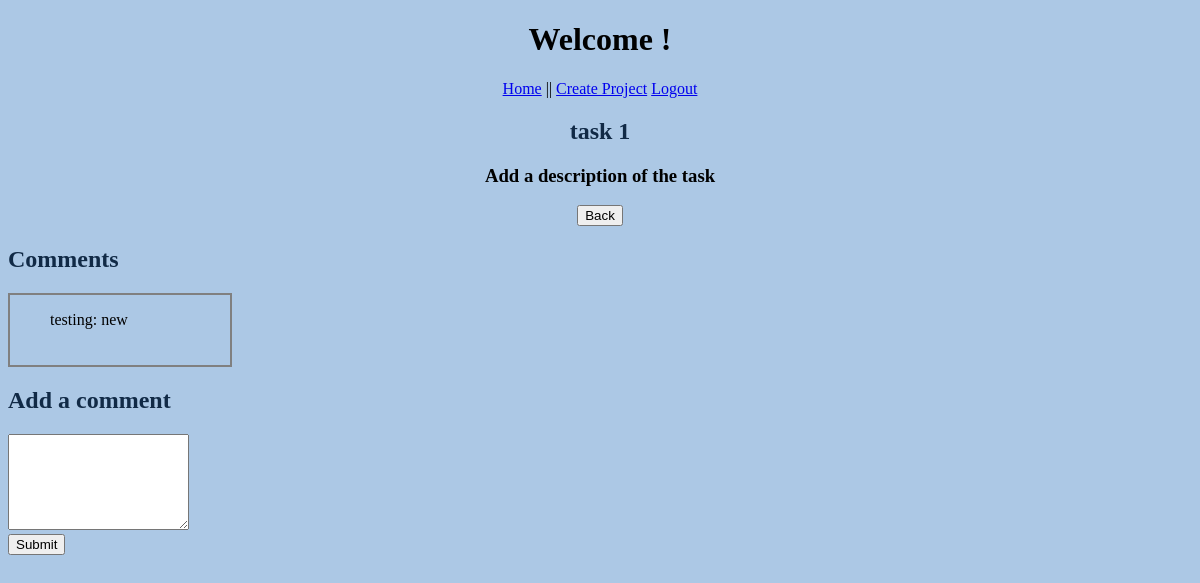
Screenshot of /view_project/1/view_task/1 (signed in) with the database file from the repository.
### models.py (models this page shows, shortened)
class Task(db.Model):
    id = db.Column('id', db.Integer, primary_key = True)
    project_id = db.Column(db.Integer, db.ForeignKey('project.id'), nullable=False)
    title = db.Column('title', db.String(200))
    description = db.Column('description', db.String(1000))

class Comment(db.Model):
    id = db.Column('id', db.Integer, primary_key = True)
    task_id = db.Column(db.Integer, db.ForeignKey('task.id'), nullable=False)
    name = db.Column('name', db.String(100))
    comment = db.Column('comment', db.String(300))

### app.py (the view)
@app.route('/view_project/<project_id>/view_task/<t_id>', methods=['GET','POST'])
def view_task(project_id, t_id):
    if session.get('user'):
        my_project = find_project_by_id(project_id)
        my_task = find_task_by_id(project_id, t_id)
        comments = find_comments_by_task(t_id)
        return render_template('view_task.html', project=my_project, user=session['user'], task=my_task, task_comments=comments)
    return redirect(url_for('login'))

### models.py (called while the page is built)
def find_project_by_id(p_id):
    return db.session.query(Project).filter_by(id = p_id).one()

def find_task_by_id(p_id, t_id):
    return db.session.query(Task).filter_by(project_id = p_id, id = t_id).one()

def find_comments_by_task(t_id):
    return db.session.query(Comment).filter_by(task_id = t_id).all()

### templates/view_task.html (shortened to what this page needs)
<!DOCTYPE html>
<html lang="en">
    <head>
        <link rel="stylesheet" href="{{ url_for('static', filename='main.css')}}">
    </head>
    <body>
        <h1>Welcome {{user.username}}!</h1>
        <nav>
            <a href="{{ url_for('index') }}">Home</a> ||
            <a href="{{ url_for('new_project') }}">Create Project</a>
            <a href="{{ url_for('logout') }}">Logout</a>
        </nav>
        <div class="projectView">
            <h2>{{task.title}}</h2>
            <h3>{{task.description}}</h3>
            <form action="{{ url_for('get_project', project_id=project.id)}}" method = "get">
                <input type="submit" value="Back">
            </form>
        </div>
        <h2>Comments</h2>
        <div class="commentsBox">
            {% for comment in task_comments %}
            <ul>{{ comment.name }}: {{ comment.comment }}</ul>
            {% endfor %}
        </div>
        <form action="{{ url_for('new_comment', project_id=project.id, t_id=task.id) }}" method="post">
            <div>
                <h2 class="title">Add a comment</h2>
                <textarea name="comment" rows="6" cols="0"></textarea>
            </div>
            <input type="submit" value="Submit">
        </form>
    </body>
</html>

### static/main.css (style rules this page uses)
h1 { color:black; text-align: center; }
h2 { color: #112A46; }
body { background:#ACC8E5; }
nav { text-align: center; }
.projectView { text-align: center; }
.commentsBox { border: 2px solid gray; padding-bottom: 20px; width: 200px; padding-right: 20px; }

### rows the page displays
Task: title "task 1", description "Add a description of the task"
Comment: name "testing", comment "new"
